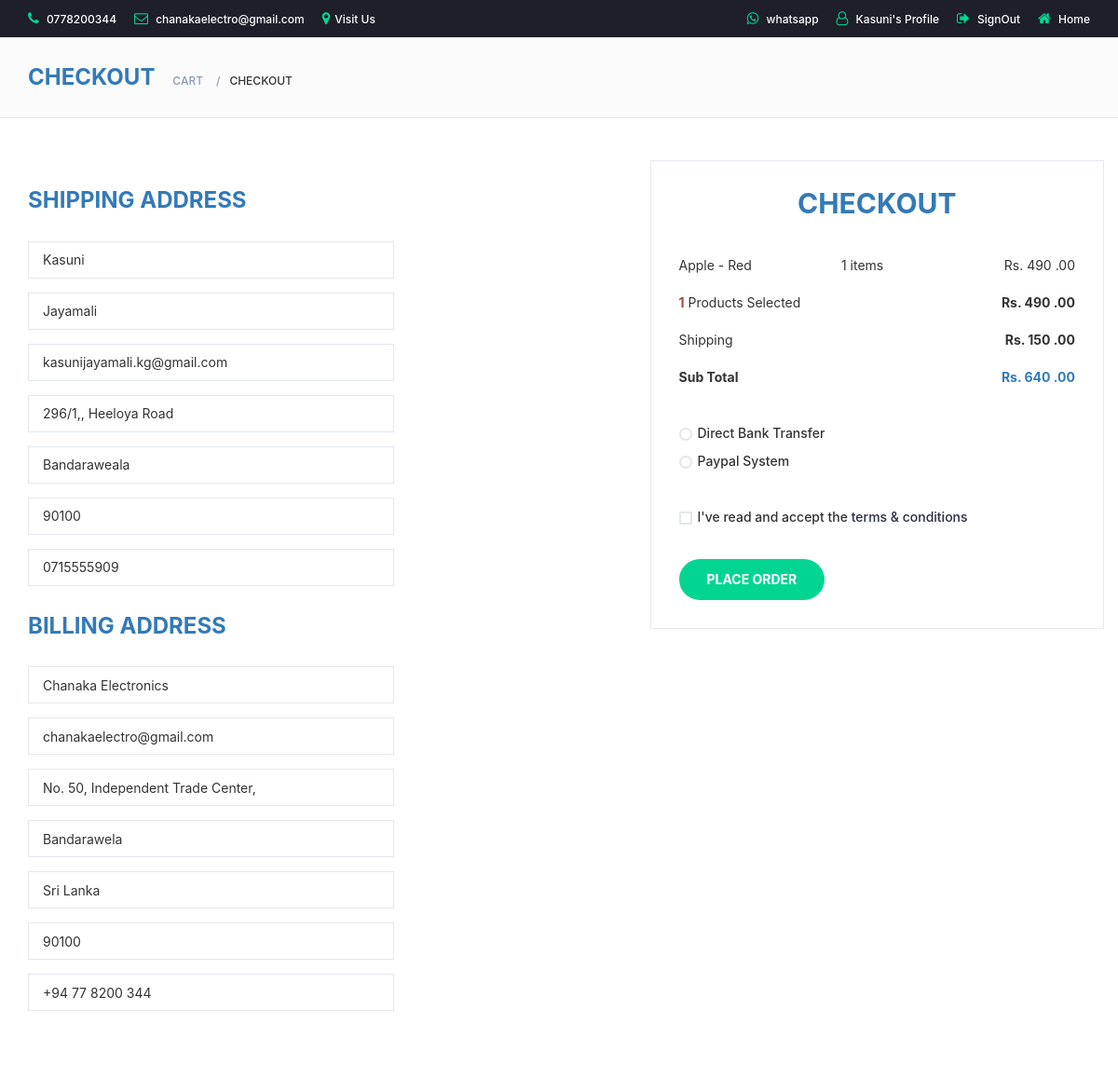
The page /checkout.php (signed in) on the database its author committed.
### tables this page shows
CREATE TABLE IF NOT EXISTS `user_has_address` (
  `id` int NOT NULL AUTO_INCREMENT,
  `line1` text NOT NULL,
  `line2` text NOT NULL,
  `postal_code` varchar(10) NOT NULL,
  `user_email` varchar(100) NOT NULL,
  `city_id` int NOT NULL,
  PRIMARY KEY (`id`),
  KEY `fk_user_has_address_user1_idx` (`user_email`),
  KEY `fk_user_has_address_city1_idx` (`city_id`),
  CONSTRAINT `fk_user_has_address_city1` FOREIGN KEY (`city_id`) REFERENCES `city` (`id`),
  CONSTRAINT `fk_user_has_address_user1` FOREIGN KEY (`user_email`) REFERENCES `user` (`email`)
);

CREATE TABLE IF NOT EXISTS `city` (
  `id` int NOT NULL AUTO_INCREMENT,
  `city_name` varchar(50) NOT NULL,
  `district_id` int NOT NULL,
  PRIMARY KEY (`id`),
  KEY `fk_city_district1_idx` (`district_id`),
  CONSTRAINT `fk_city_district1` FOREIGN KEY (`district_id`) REFERENCES `district` (`id`)
);

CREATE TABLE IF NOT EXISTS `product` (
  `id` int NOT NULL AUTO_INCREMENT,
  `price` double NOT NULL,
  `qty` int NOT NULL,
  `description` text NOT NULL,
  `title` varchar(100) NOT NULL,
  `datetime_added` datetime NOT NULL,
  `delivery_fee_colombo` double NOT NULL,
  `delivery_fee_other` double NOT NULL,
  `status_id` int NOT NULL,
  `category_id` int NOT NULL,
  `admin_email` varchar(100) NOT NULL,
  PRIMARY KEY (`id`),
  KEY `fk_product_status1_idx` (`status_id`),
  KEY `fk_product_category1_idx` (`category_id`),
  KEY `fk_product_admin1_idx` (`admin_email`),
  CONSTRAINT `fk_product_admin1` FOREIGN KEY (`admin_email`) REFERENCES `admin` (`email`),
  CONSTRAINT `fk_product_category1` FOREIGN KEY (`category_id`) REFERENCES `category` (`c_id`),
  CONSTRAINT `fk_product_status1` FOREIGN KEY (`status_id`) REFERENCES `status` (`s_id`)
);

CREATE TABLE IF NOT EXISTS `cart` (
  `id` int NOT NULL AUTO_INCREMENT,
  `qty` int NOT NULL,
  `user_email` varchar(100) NOT NULL,
  `product_id` int NOT NULL,
  PRIMARY KEY (`id`),
  KEY `fk_cart_user1_idx` (`user_email`),
  KEY `fk_cart_product1_idx` (`product_id`),
  CONSTRAINT `fk_cart_product1` FOREIGN KEY (`product_id`) REFERENCES `product` (`id`),
  CONSTRAINT `fk_cart_user1` FOREIGN KEY (`user_email`) REFERENCES `user` (`email`)
);

### connection.php (called while the page is built, shortened)
<?php
class Database{
    public static $connection;
    public static function setUpConnection(){
        if(!isset(Database::$connection)){
            Database::$connection = new mysqli("localhost","root","tharinduCHA@8754","fresh","3306");
        }
    }
    public static function search($q){
        $resultset = Database::$connection->query($q);
        return $resultset;
    }
}
?>

### checkout.php (the view, shortened to what this page needs)
<!DOCTYPE html>
<html lang="en">
<head>
	<link type="text/css" rel="stylesheet" href="css/bootstrap.min.css" />
	<link type="text/css" rel="stylesheet" href="css/slick.css" />
	<link type="text/css" rel="stylesheet" href="css/slick-theme.css" />
	<link type="text/css" rel="stylesheet" href="css/nouislider.min.css" />
	<link rel="stylesheet" href="css/font-awesome.min.css">
	<link type="text/css" rel="stylesheet" href="css/style.css" />
	<link rel="stylesheet" href="style.css" />
	<link rel="stylesheet" href="bootstrap-icons.css" />
</head>
<body>
	<?php
	require "connection.php";
	include "header.php";
	if (isset($_SESSION["user"])) {
		$umail = $_SESSION["user"]["email"];
		$total = 0;
		$shipping = 0;
	?>
		<div id="breadcrumb" class="section">
			<div class="container">
				<div class="row">
					<div class="col-md-12">
						<h3 class="breadcrumb-header text-primary">Checkout</h3>
						<ul class="breadcrumb-tree">
							<li><a href="cart.php">Cart</a></li>
							<li class="active">Checkout</li>
						</ul>
					</div>
				</div>
			</div>
		</div>
		<div class="section">
			<div class="container">
				<div class="row">
					<div class=" col-12 col-lg-7">
						<div class="billing-details">
							<div class="section-title">
								<h3 class="title text-primary">Shipping address</h3>
							</div>
							<div class="form-group">
								<input class="input" type="text" name="first-name" value="<?php echo $_SESSION["user"]["fname"]; ?>" readonly>
							</div>
							<div class="form-group">
								<input class="input" type="text" name="last-name" value="<?php echo $_SESSION["user"]["lname"]; ?>" readonly>
							</div>
							<div class="form-group">
								<input class="input" type="email" name="email" value="<?php echo $_SESSION["user"]["email"]; ?>" readonly>
							</div>
							<div class="form-group">
								<?php
								$address_rs = Database::search("SELECT * FROM `user_has_address`
								INNER JOIN `city` ON `user_has_address`.`city_id` = `city`.`id`
								WHERE `user_email` = '" . $umail . "' ");
								$address_data = $address_rs->fetch_assoc();
								?>
								<input class="input" type="text" name="address" value="<?php echo $address_data["line1"] . ", " . $address_data["line2"]; ?>" readonly>
							</div>
							<div class="form-group">
								<input class="input" type="text" name="city" value="<?php echo $address_data["city_name"]; ?>" readonly>
							</div>
							<div class="form-group">
								<input class="input" type="text" name="zip-code" value="<?php echo $address_data["postal_code"]; ?>" readonly>
							</div>
							<div class="form-group">
								<input class="input" type="tel" name="tel" value="<?php echo $_SESSION["user"]["mobile"]; ?>" readonly>
							</div>
						</div>
						<div class="shiping-details">
							<div class="section-title">
								<h3 class="title text-primary">Billing address</h3>
							</div>
							<div class="form-group">
								<input class="input" type="email" name="email" value="Chanaka Electronics" readonly>
							</div>
							<div class="form-group">
								<input class="input" type="email" name="email" value="chanakaelectro@gmail.com" readonly>
							</div>
							<div class="form-group">
								<input class="input" type="text" name="address" value="No. 50, Independent Trade Center," readonly>
							</div>
							<div class="form-group">
								<input class="input" type="text" name="city" value="Bandarawela" readonly>
							</div>
							<div class="form-group">
								<input class="input" type="text" name="country" value="Sri Lanka" readonly>
							</div>
							<div class="form-group">
								<input class="input" type="text" name="zip-code" value="90100" readonly>
							</div>
							<div class="form-group">
								<input class="input" type="tel" name="tel" value="+94 77 8200 344" readonly>
							</div>
						</div>
					</div>
					<div class="col-md-5 order-details">
						<div class="section-title text-center">
							<?php
							$cart_rs = Database::search("SELECT * FROM `cart` WHERE `user_email`='" . $umail . "'");
							$cart_num = $cart_rs->num_rows;
							?>
							<h2 class="title text-primary">Checkout</h2>
						</div>
						<div class="order-summary">
								<?php
								for ($x = 0; $x < $cart_num; $x++) {
									$cart_data = $cart_rs->fetch_assoc();
									$product_rs = Database::search("SELECT * FROM `product` WHERE `id` = '" . $cart_data["product_id"] . "'");
									$product_data = $product_rs->fetch_assoc();
									$total = $total + ($product_data["price"] * $cart_data["qty"]);
									$addrerss_Rsesultset1 = Database::search("SELECT district.id AS did FROM `user_has_address` INNER JOIN `city` ON user_has_address.city_id=city.id
									INNER JOIN `district` ON city.district_id=district.id WHERE `user_email`='" . $umail . "'");
									$addrerss_data1 = $addrerss_Rsesultset1->fetch_assoc();
									if ($addrerss_data1["did"] == '3') {
										$ship = $product_data["delivery_fee_colombo"];
										$shipping = $shipping + $ship;
									} else {
										$ship = $product_data["delivery_fee_other"];
										$shipping = $shipping + $ship;
									}
									$countRs = Database::search("SELECT SUM(`cart`.`qty`)AS `CartQTY` FROM `cart` WHERE `user_email`='" . $umail . "'");
									$count_data = $countRs->fetch_assoc();
								?>
							<div class="order-products">
								<div class="order-col">
									<div><?php echo $product_data["title"] ?></div>
									<div><?php echo $cart_data["qty"]; ?> items</div>
									<div>Rs. <?php echo $product_data["price"] * $cart_data["qty"]; ?> .00</div>
								</div>
							<?php
								}
							?>
							</div>
							<div class="order-col">
								<div><strong class="text-danger"><?php echo $count_data["CartQTY"]; ?></strong> Products Selected</div>
								<div><strong>Rs. <?php echo $total; ?> .00</strong></div>
							</div>
							<div class="order-col">
								<div id="qty_input">Shipping</div>
								<div><strong>Rs. <?php echo $shipping; ?> .00</strong></div>
							</div>
							<div class="order-col">
								<div><strong>Sub Total</strong></div>
								<div><strong class="text-primary">Rs. <?php echo ($shipping + $total); ?> .00</strong></div>
							</div>
						</div>
						<div class="payment-method">
							<div class="input-radio">
								<label for="payment-1">
									<span></span>
									Direct Bank Transfer
								</label>
							</div>
							<div class="input-radio">
								<label for="payment-3">
									<span></span>
									Paypal System
								</label>
							</div>
						</div>
						<div class="input-checkbox">
							<label for="terms">
								<span></span>
								I've read and accept the <a href="#">terms & conditions</a>
							</label>
						</div>
						<button type="submit" id="payhere-payment" onclick="payNow(<?php echo $cart_data['product_id']; ?>);" class="primary-btn order-submit">Place order</button>
					</div>
				</div>
			</div>
		</div>
</body>
<?php
	}
?>
</html>

### css/style.css (style rules this page uses)
body { font-family: "Inter", sans-serif; font-weight: 400; color: #333; }
h1, h2, h3, h4, h5, h6 { color: #ffffff; font-weight: 700; margin: 0 0 10px; }
a { color: #2b2d42; font-weight: 500; -webkit-transition: 0.2s color; transition: 0.2s color; }
ul, ol { margin: 0; padding: 0; list-style: none; }
.primary-btn { display: inline-block; padding: 12px 30px; background-color: #02d592; border: none; border-radius: 40px; color: #fff; text-transform: uppercase; font-weight: 700; text-align: center; -webkit-transition: 0.2s all; transition: 0.2s all; }
.input { height: 40px; padding: 0px 15px; border: 1px solid #e4e7ed; background-color: #fff; width: 100%; }
.input-radio, .input-checkbox { position: relative; display: block; }
.input-radio label, .input-checkbox label { font-weight: 500; min-height: 20px; padding-left: 20px; margin-bottom: 5px; cursor: pointer; }
.input-radio input[type="radio"] + label span, .input-checkbox input[type="checkbox"] + label span { position: absolute; left: 0px; top: 4px; width: 14px; height: 14px; border: 2px solid #e4e7ed; background: #fff; }
.input-radio input[type="radio"] + label span { border-radius: 50%; }
.input-radio input[type="radio"] + label span:after { content: ""; position: absolute; left: 50%; top: 50%; -webkit-transform: translate(-50%, -50%) scale(0); -ms-transform: translate(-50%, -50%) scale(0); transform: translate(-50%, -50%) scale(0); background-color: #fff; width: 4px; height: 4px; border-radius: 50%; opacity: 0; -webkit-transition: all 0.2s; transition: all 0.2s; }
.input-checkbox input[type="checkbox"] + label span:after { content: "✔"; position: absolute; top: -2px; left: 1px; font-size: 10px; color: #fff; opacity: 0; -webkit-transform: scale(0); -ms-transform: scale(0); transform: scale(0); -webkit-transition: all 0.2s; transition: all 0.2s; }
.section { padding-top: 30px; padding-bottom: 30px; }
.section-title { position: relative; margin-bottom: 30px; margin-top: 15px; }
.section-title .title { display: inline-block; text-transform: uppercase; margin: 0px; }
#breadcrumb { padding: 30px 0px; background: #fbfbfc; border-bottom: 1px solid #e4e7ed; margin-bottom: 30px; display: flex; align-items: center; }
#breadcrumb .breadcrumb-header { display: inline-block; margin-top: 0px; margin-bottom: 0px; margin-right: 15px; text-transform: uppercase; }
#breadcrumb .breadcrumb-tree { display: inline-block; }
#breadcrumb .breadcrumb-tree li { display: inline-block; font-size: 12px; font-weight: 500; text-transform: uppercase; }
#breadcrumb .breadcrumb-tree li + li { margin-left: 10px; }
#breadcrumb .breadcrumb-tree li + li:before { content: "/"; display: inline-block; color: #8d99ae; margin-right: 10px; }
#breadcrumb .breadcrumb-tree li a { color: #8d99ae; }
.input { width: calc(100% - 260px); margin-right: -4px; }
.billing-details { margin-bottom: 30px; }
.shiping-details { margin-bottom: 30px; }
.order-details { position: relative; padding: 0px 30px 30px; border-right: 1px solid #e4e7ed; border-left: 1px solid #e4e7ed; border-bottom: 1px solid #e4e7ed; }
.order-details:before { content: ""; position: absolute; left: -1px; right: -1px; top: -15px; height: 30px; border-top: 1px solid #e4e7ed; border-left: 1px solid #e4e7ed; border-right: 1px solid #e4e7ed; }
.order-summary { margin: 15px 0px; }
.order-summary .order-col { display: table; width: 100%; }
.order-summary .order-col:after { content: ""; display: block; clear: both; }
.order-summary .order-col > div { display: table-cell; padding: 10px 0px; }
.order-summary .order-col > div:first-child { width: calc(100% - 150px); }
.order-summary .order-col > div:last-child { width: 150px; text-align: right; }
.order-details .payment-method { margin: 30px 0px; }
.order-details .order-submit { display: block; margin-top: 30px; }

### style.css (style rules this page uses)
.body { margin: 0px; overflow-x: hidden; background-size: cover; font-family: "Inter"; }

### rows shown on the page
user_has_address: address "296/1,, Heeloya Road", city "Bandaraweala", zip-code "90100"
product: title "Apple - Red", cart.qty "1", $product_data['price']*$cart_data['qty'] "490"

### other values the page prints
$data["fname"] "Kasuni"
$count_data["CartQTY"] "1"
$total "490"
$shipping "150"
$shipping + $total "640"
